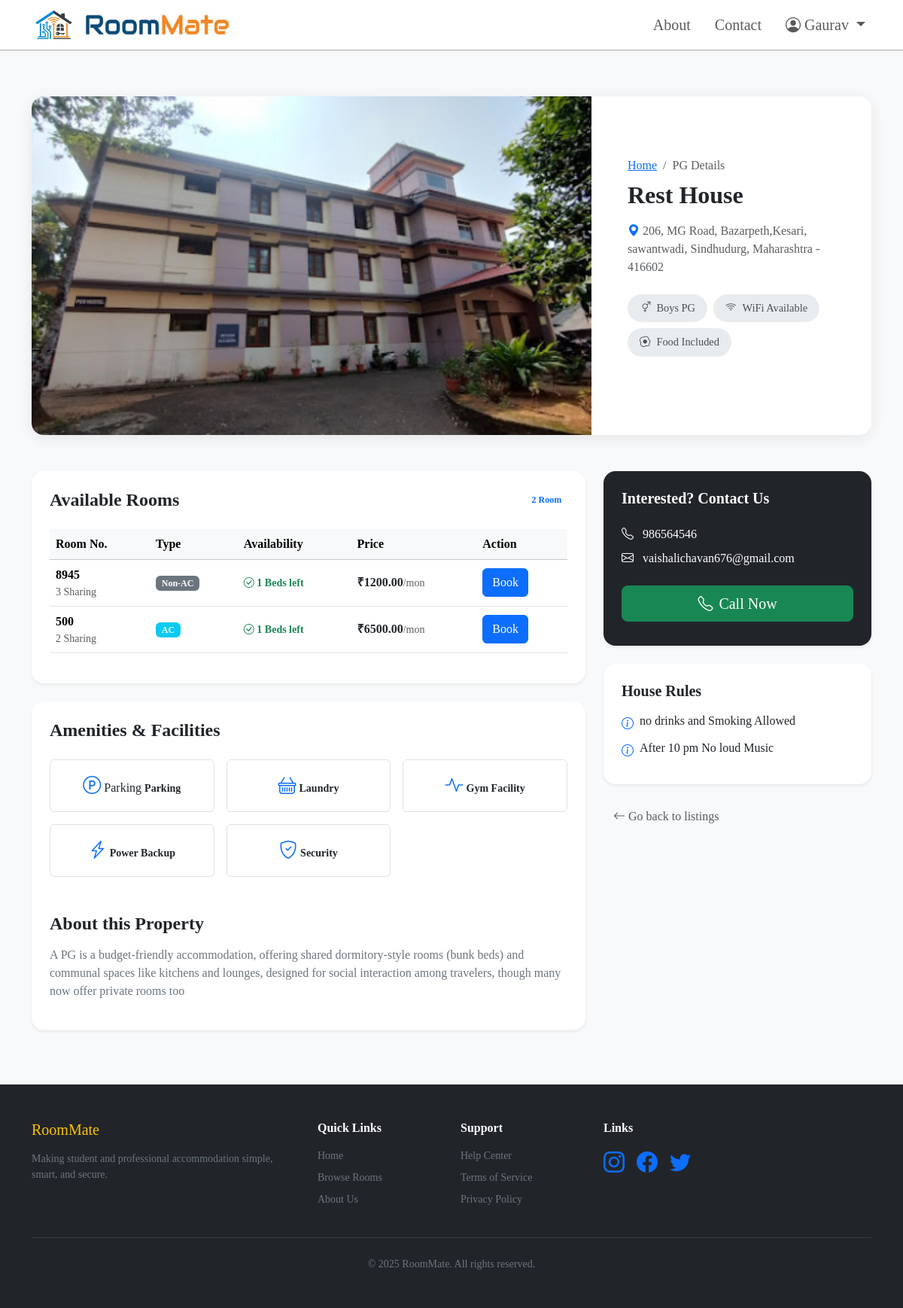
The app's page /detailView/2/ (signed in) with its own data.
### owner/models.py (models this page shows, shortened)
class PGProperty(models.Model):
    GENDER_CHOICES = (
        ('Boys', 'Boys PG'),
        ('Girls', 'Girls PG'),
        ('Both Girls & Boys', 'Both Girls & Boys PG '),
    )
    owner = models.ForeignKey(User, on_delete=models.CASCADE, related_name='my_properties')
    name = models.CharField(max_length=200)
    street = models.CharField(max_length=200, blank=True)
    area_road = models.CharField(max_length=200, blank=True)
    village = models.CharField(max_length=100, blank=True)
    city = models.CharField(max_length=100)
    district = models.CharField(max_length=100, blank=True)
    state = models.CharField(max_length=100)
    pincode = models.CharField(max_length=10)
    description = models.TextField()
    gender_availability = models.CharField(max_length=20, choices=GENDER_CHOICES, default='Both')
    rules = models.TextField(blank=True, help_text='Rules and regulations for the PG')
    title_image = models.ImageField(upload_to='media/pg_images/title/')
    has_wifi = models.BooleanField(default=False)
    has_food = models.BooleanField(default=False)
    has_gym = models.BooleanField(default=False)
    has_laundry = models.BooleanField(default=False)
    has_parking = models.BooleanField(default=False)
    has_power_backup = models.BooleanField(default=False)
    has_security = models.BooleanField(default=False)
    contact_number = models.CharField(max_length=15, blank=True)
    email = models.EmailField(blank=True)
    is_active = models.BooleanField(default=True)
    is_verified = models.BooleanField(default=False)
    created_at = models.DateTimeField(auto_now_add=True, null=True)
    updated_at = models.DateTimeField(auto_now=True, null=True)
    def full_address(self):
        return f"{self.street}, {self.area_road},{self.village}, {self.city}, {self.district}, {self.state} - {self.pincode}"

class Room(models.Model):
    pg_property = models.ForeignKey(PGProperty, on_delete=models.CASCADE, related_name='rooms')
    room_number = models.CharField(max_length=10)
    price_per_month = models.DecimalField(max_digits=10, decimal_places=2)
    capacity = models.IntegerField(help_text="Total beds in this room")
    available_beds = models.IntegerField()
    is_ac = models.BooleanField(default=False)
    created_at = models.DateTimeField(auto_now_add=True, null=True)

### core/views.py (the view)
# urls.py: path('detailView/<int:id>/',views.detailView,name="detailView"),
def detailView(request, id):
    pg = get_object_or_404(PGProperty, id=id)
    rooms = pg.rooms.all()   # because of related_name='rooms'
    pending_room_ids = []
    if request.user.is_authenticated:
        pending_room_ids = Booking.objects.filter(
            user=request.user,
            room__pg_property=pg,
            status='pending'
        ).values_list('room_id', flat=True)
    context = {
        "pg": pg,
        "rooms": rooms,
        "pending_room_ids": list(pending_room_ids)
    }
    return render(request, 'core/detailView.html', context)

### template/core/detailView.html (shortened to what this page needs)
{% include "core/header.html" %}{% load static %}
<section class="py-4 py-md-5">
  <div class="container">
    <div class="hero-container mb-5">
      <div class="row g-0">
        <div class="col-lg-8 hero-image-wrapper">
          <div
            id="gallerySlider"
            class="carousel slide"
            data-bs-ride="carousel">
            <div class="carousel-inner">
              <div class="carousel-item active">
                <img
                  src="{{ pg.title_image.url }}"
                  class="d-block w-100"
                  style="height: 450px; object-fit: cover" />
              </div>
            </div>
          </div>
        </div>
        <div
          class="col-lg-4 p-4 p-md-5 d-flex flex-column justify-content-center">
          <nav aria-label="breadcrumb">
            <ol class="breadcrumb mb-2">
              <li class="breadcrumb-item"><a href="/">Home</a></li>
              <li class="breadcrumb-item active">PG Details</li>
            </ol>
          </nav>
          <h2 class="fw-bold mb-3">{{ pg.name }}</h2>
          <p class="text-muted mb-4">
            <i class="bi bi-geo-alt-fill text-primary"></i> {{pg.full_address }}
          </p>
          <div class="d-flex flex-wrap gap-2 mb-4">
            <span class="amenity-pill">
              <i class="bi bi-gender-ambiguous"></i>
              {{ pg.get_gender_availability_display }}
            </span>
            <span class="amenity-pill">
              <i class="bi bi-wifi"></i> {% if pg.has_wifi %} WiFi Available
              {%else%} No WiFi {% endif %}
            </span>
            <span class="amenity-pill">
              <i class="bi bi-egg-fried"></i> {% if pg.has_food %} Food Included
              {% else %} No Food Included {% endif %}
            </span>
          </div>
        </div>
      </div>
    </div>
    <div class="row g-4">
      <div class="col-lg-8">
        <div class="card border-0 shadow-sm rounded-4 p-4 mb-4">
          <div class="d-flex justify-content-between align-items-center mb-4">
            <h4 class="fw-bold mb-0">Available Rooms</h4>
            <span class="badge bg-primary-soft text-primary"
              >{{ rooms|length }} Room</span
            >
          </div>
          {% if rooms %}
          <div class="table-responsive">
            <table class="table align-middle">
              <thead class="table-light">
                <tr>
                  <th>Room No.</th>
                  <th>Type</th>
                  <th>Availability</th>
                  <th>Price</th>
                  <th>Action</th>
                </tr>
              </thead>
              <tbody>
                {% for room in rooms %}
                <tr>
                  <td>
                    <span class="fw-bold">{{ room.room_number }}</span>
                    <div class="small text-muted">
                      {{ room.capacity }} Sharing
                    </div>
                  </td>
                  <td>
                    <span
                      class="badge {% if room.is_ac %}bg-info{% else %}bg-secondary{% endif %}">
                      {{ room.is_ac|yesno:"AC,Non-AC" }}
                    </span>
                  </td>
                  <td>
                    {% if room.available_beds > 0 %}
                    <span class="text-success small fw-bold"
                      ><i class="bi bi-check-circle"></i>
                      {{room.available_beds}} Beds left</span
                    >
                    {% else %}
                    <span class="text-danger small fw-bold"
                      ><i class="bi bi-x-circle"></i> Sold Out</span
                    >
                    {% endif %}
                  </td>
                  <td>
                    <span class="fw-bold text-dark"
                      >₹{{ room.price_per_month }}</span
                    ><small class="text-muted">/mon</small>
                  </td>
                  <td>
                    {% if room.id in pending_room_ids %}
                    <button class="btn btn-warning" disabled>
                      Pending
                    </button>
                    {% elif room.available_beds > 0 %}
                      {% if user.is_authenticated %}
                      <button
                        class="btn btn-primary"
                        data-bs-toggle="modal"
                        data-bs-target="#bookingFormModal_{{ room.id }}">
                        Book
                      </button>
                      {% else %}
                      <a
                        href="{% url 'user:user_login' %}"
                        class="btn btn-primary">
                        Book
                      </a>
                      {% endif %}
                    {% else %}
                    <button class="btn btn-light btn-sm px-3 rounded-pill" disabled>
                      Full
                    </button>
                    {% endif %}
                  </td>
                </tr>
                {% endfor %}
              </tbody>
            </table>
          </div>
          {% else %}
          <div class="text-center py-4">
            <i class="bi bi-house-exclamation display-4 text-muted"></i>
            <p class="mt-2">No rooms available at the moment.</p>
          </div>
          {% endif %}
        </div>
        <div class="card border-0 shadow-sm rounded-4 p-4 mb-4">
          <h4 class="fw-bold mb-4">Amenities & Facilities</h4>
          <div class="row g-3">
            {% if pg.has_parking %}
            <div class="col-6 col-md-4">
              <div class="p-3 border rounded text-center">
                <i class="bi bi-p-circle text-primary fs-4 mb-2"></i> Parking
                <span class="small fw-semibold"> Parking</span>
              </div>
            </div>
            {% endif %} {% if pg.has_laundry %}
            <div class="col-6 col-md-4">
              <div class="p-3 border rounded text-center">
                <i class="bi bi-basket text-primary fs-4 mb-2"></i>
                <span class="small fw-semibold">Laundry</span>
              </div>
            </div>
            {% endif %} {% if pg.has_gym %}
            <div class="col-6 col-md-4">
              <div class="p-3 border rounded text-center">
                <i class="bi bi-activity text-primary fs-4 mb-2"></i>
                <span class="small fw-semibold">Gym Facility</span>
              </div>
            </div>
            {% endif %} {% if pg.has_power_backup %}
            <div class="col-6 col-md-4">
              <div class="p-3 border rounded text-center">
                <i class="bi bi-lightning-charge text-primary fs-4 mb-2"></i>
                <span class="small fw-semibold">Power Backup</span>
              </div>
            </div>
            {% endif %} {% if pg.has_security %}
            <div class="col-6 col-md-4">
              <div class="p-3 border rounded text-center">
                <i class="bi bi-shield-check text-primary fs-4 mb-2"></i>
                <span class="small fw-semibold">Security</span>
              </div>
            </div>
            {% endif %}
          </div>
          <h4 class="fw-bold mt-5 mb-3">About this Property</h4>
          <p class="text-secondary leading-relaxed">{{ pg.description }}</p>
        </div>
      </div>
      <div class="col-lg-4">
        <div class="sticky-sidebar">
          <div
            class="card border-0 shadow-sm rounded-4 p-4 mb-4 bg-dark text-white">
            <h5 class="fw-bold mb-4">Interested? Contact Us</h5>
            <p class="mb-2">
              <i class="bi bi-telephone me-2"></i>
              {{ pg.contact_number|default:"Not Available" }}
            </p>
            <p class="mb-4">
              <i class="bi bi-envelope me-2"></i>
              {{ pg.email|default:"Not Available" }}
            </p>
            {% if pg.contact_number %}
            <a
              href="tel:{{ pg.contact_number }}"
              class="btn btn-success btn-lg w-100 rounded-3 mb-2">
              <i class="bi bi-telephone me-2"></i>Call Now
            </a>
            {% endif %}
          </div>
          <div class="card border-0 shadow-sm rounded-4 p-4">
            <h5 class="fw-bold mb-3">House Rules</h5>
            {% if pg.rules %}
            <ul class="list-unstyled mb-0">
              {% for rule in pg.rules.splitlines %}
              <li class="mb-2 d-flex align-items-start">
                <i class="bi bi-info-circle text-primary me-2 mt-1"></i>
                <span>{{ rule }}</span>
              </li>
              {% endfor %}
            </ul>
            {% else %}
            <p class="text-muted">No rules added.</p>
            {% endif %}
          </div>
          <a
            href="javascript:history.back()"
            class="btn btn-link text-decoration-none text-muted mt-4">
            <i class="bi bi-arrow-left"></i> Go back to listings
          </a>
        </div>
      </div>
    </div>
  </div>
</section>
{% include "core/footer.html" %}

### template/core/header.html (shortened to what this page needs)
{% load static %}
<!DOCTYPE html>
<html lang="en">
  <head>
    <link
      href="https://cdn.jsdelivr.net/npm/bootstrap@5.3.3/dist/css/bootstrap.min.css"
      rel="stylesheet"
 />
    <link
      rel="stylesheet"
      href="https://cdn.jsdelivr.net/npm/bootstrap-icons@1.11.2/font/bootstrap-icons.min.css" />
  </head>
  <body
    style="font-family: cursive; background-color: #f8f9fa; padding-top: 80px">
    <nav
      class="navbar fixed-top navbar-expand-lg"
      style="
        background-color: white;
        border-bottom: 1px solid rgb(176, 170, 170);
      ">
      <div class="container">
        <a
          class="navbar-brand font-monospace d-flex align-items-center"
          href="{% url 'core:home' %}">
          <img
            src="{% static 'media/logo/Smart Logo 123.png' %}"
            width="60px"
            height="40px"
            alt="Logo Icon" />
          <img
            src="{% static 'media/logo/roommate logo.png' %}"
            width="200px"
            height="30px"
            class="ms-2"
            alt="RoomMate Text" />
        </a>
        <div
          class="collapse navbar-collapse text-capitalize"
          id="navbarSupportedContent">
          <ul class="navbar-nav ms-auto mb-2 mb-lg-0" style="font-size: 20px">
            <li class="nav-item me-3">
              <a class="nav-link" href="{% url 'core:about' %}">About</a>
            </li>
            <li class="nav-item me-3">
              <a class="nav-link" href="{% url 'core:contact' %}">Contact</a>
            </li>
            <li class="nav-item dropdown">
              {% if user.is_authenticated %}
              <a class="nav-link dropdown-toggle" href="#" role="button" data-bs-toggle="dropdown" aria-expanded="false">
                <i class="bi bi-person-circle" style="font-size: 20px"></i>
                {% if user.is_authenticated %}
                {{ user.first_name|default:user.username }}
                {% else %}
                Account
                {% endif %}
              </a>
              {% endif %}
            </li>
          </ul>
        </div>
      </div>
    </nav>
  </body>
</html>

### template/core/detailView.html (style rules this page uses)
:root { --pg-primary: #0d6efd; --pg-bg: #f8f9fa; }
body { background-color: var(--pg-bg); }
.hero-container { border-radius: 16px; overflow: hidden; background: #fff; box-shadow: 0 4px 20px rgba(0, 0, 0, 0.08); }
.hero-image-wrapper { height: 450px; position: relative; }
.hero-image-wrapper img { width: 100%; height: 100%; object-fit: cover; }
@media (min-width: 992px) { .sticky-sidebar { position: sticky; top: 20px; } }
.amenity-pill { background: #e9ecef; color: #495057; padding: 8px 16px; border-radius: 50px; font-size: 0.9rem; display: inline-flex; align-items: center; gap: 8px; transition: all 0.2s; }

### records on screen
PGProperty: title_image (picture), name "Rest House", full_address "206, MG Road, Bazarpeth,Kesari, sawantwadi, Sindhudurg, Maharashtra - 416602", gender_availability "Boys PG", description "A PG is a budget-friendly accommodation, offering shared dormitory-style rooms (bunk beds) and communal spaces like kitchens and lounges, designed for social interaction among travelers, though many now offer private rooms too", contact_number "986564546", email "vaishalichavan676@gmail.com"
Room: room_number "8945", capacity "3", is_ac "Non-AC", available_beds "1", price_per_month "1200.00"
Room: room_number "500", capacity "2", is_ac "AC", available_beds "1", price_per_month "6500.00"

### other values on screen
{{ user.first_name|default:user.username }} "Gaurav"
{{ rooms|length }} "2"
{{ rule }} "no drinks and Smoking Allowed" "After 10 pm No loud Music"
